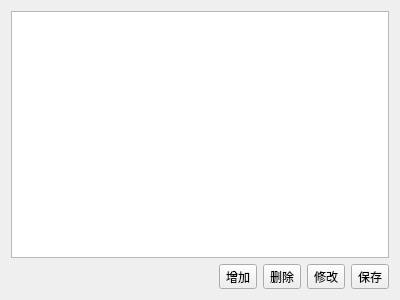
<?xml version="1.0" encoding="UTF-8"?>
<ui version="4.0">
 <class>DelForm</class>
 <widget class="QWidget" name="DelForm">
  <property name="geometry">
   <rect>
    <x>0</x>
    <y>0</y>
    <width>400</width>
    <height>300</height>
   </rect>
  </property>
  <property name="windowTitle">
   <string>Form</string>
  </property>
  <layout class="QVBoxLayout" name="verticalLayout">
   <item>
    <widget class="QTableView" name="tableView"/>
   </item>
   <item>
    <layout class="QHBoxLayout" name="horizontalLayout">
     <item>
      <spacer name="horizontalSpacer">
       <property name="orientation">
        <enum>Qt::Horizontal</enum>
       </property>
       <property name="sizeHint" stdset="0">
        <size>
         <width>40</width>
         <height>20</height>
        </size>
       </property>
      </spacer>
     </item>
     <item>
      <widget class="QToolButton" name="btn_add">
       <property name="text">
        <string>增加</string>
       </property>
       <property name="icon">
        <iconset>
         <activeon>:/icon/add.png</activeon>
        </iconset>
       </property>
       <property name="toolButtonStyle">
        <enum>Qt::ToolButtonTextBesideIcon</enum>
       </property>
      </widget>
     </item>
     <item>
      <widget class="QToolButton" name="btn_del">
       <property name="text">
        <string>删除</string>
       </property>
       <property name="icon">
        <iconset>
         <activeon>:/icon/del.png</activeon>
        </iconset>
       </property>
       <property name="toolButtonStyle">
        <enum>Qt::ToolButtonTextBesideIcon</enum>
       </property>
      </widget>
     </item>
     <item>
      <widget class="QToolButton" name="btn_edit">
       <property name="text">
        <string>修改</string>
       </property>
       <property name="icon">
        <iconset>
         <activeon>:/icon/edit.png</activeon>
        </iconset>
       </property>
       <property name="toolButtonStyle">
        <enum>Qt::ToolButtonTextBesideIcon</enum>
       </property>
      </widget>
     </item>
     <item>
      <widget class="QToolButton" name="btn_show">
       <property name="text">
        <string>保存</string>
       </property>
       <property name="icon">
        <iconset>
         <activeon>:/icon/save .png</activeon>
        </iconset>
       </property>
       <property name="toolButtonStyle">
        <enum>Qt::ToolButtonTextBesideIcon</enum>
       </property>
      </widget>
     </item>
    </layout>
   </item>
  </layout>
 </widget>
 <resources/>
 <connections/>
</ui>
